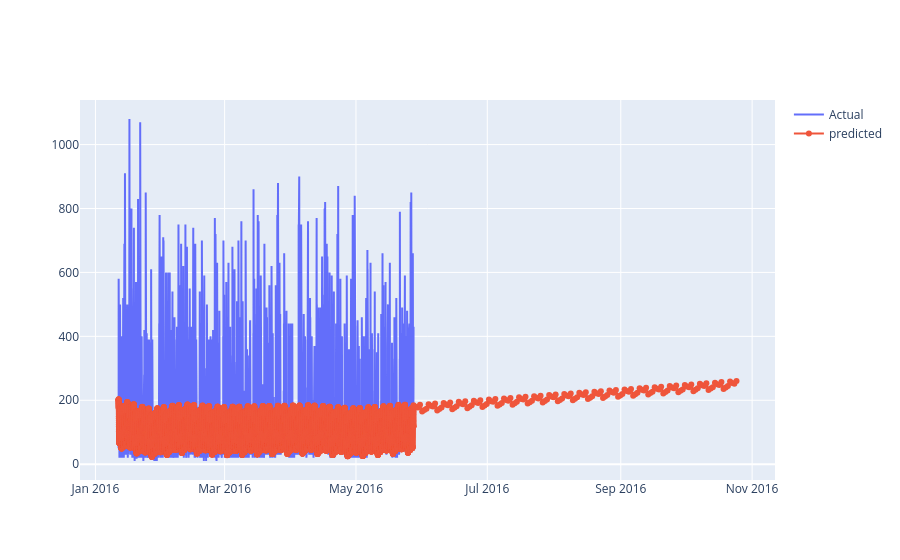

The notebook cell this image was saved under:
### Code cell
# plot the predicted vs actual values 

fig = go.Figure([go.Scatter(x=data['ds'], y=data['y'],mode='lines',
                    name='Actual')])


fig.add_trace(go.Scatter(x=preds['ds'], y=preds['yhat'],
                   mode='lines+markers',
                    name='predicted'))

fig.show()

### Figure 1 — Plotly figure (JSON) as saved in the notebook; plotly's stock layout.template omitted (floating-point values rounded to 4 significant figures; data arrays with more than 128 entries replaced by an {"elided": "..."} marker saying what was removed)
{"data": [{"mode": "lines", "name": "Actual", "type": "scatter", "x": {"elided": "19735 str values"}, "y": {"elided": "19735 int values"}}, {"mode": "lines+markers", "name": "predicted", "type": "scatter", "x": {"elided": "19885 str values"}, "y": {"elided": "19885 float values"}}], "layout": {}}
